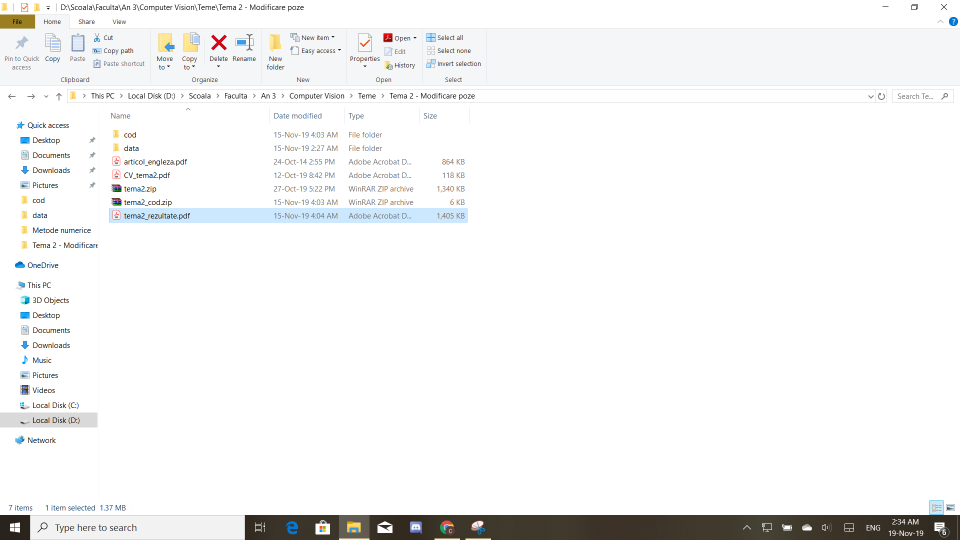
#> input picture Image Modification/Untitled.png, 1920 x 1080 px (shown at 1/2 size)
$ python -i Resize_Image.py   (imports and definitions only)
#> lines starting #> are read from the running program, lines starting #| are printed output that depends on the picture
#> further down, picture is the input picture: shape (1080, 1920, 3); mean B, G, R 243.9, 244.1, 243.9
import sys
import cv2 as cv
import numpy as np

from Parameters import *
from SelectPath import *

import pdb


def compute_energy(img):
    """
    calculeaza energia la fiecare pixel pe baza gradientului
    :param img: imaginea initiala
    :return:E - energia

    E[0] e la fel cu E[0,:]
    Laur: c = np.argmin(E[0,:])
    for i in range (1, E.shape?(n?))

    faci schema cu
    aici esti tu ->  []
    aici mergi    -1 0 1
    (cu greedy)
    """
    # urmati urmatorii pasi:
    # 1. transformati imagine in grayscale
    # 2. folositi filtru sobel pentru a calcula gradientul in directia X si Y
    # 3. calculati magnitudinea imaginii

    img_gray_scale = cv.cvtColor(img, cv.COLOR_BGR2GRAY);

    #de cautat totusi si codul pt SOBEL pe net
    grad_x = cv.Sobel(img_gray_scale, ddepth = cv.CV_16S, dx = 1, dy = 0, borderType = cv.BORDER_CONSTANT)
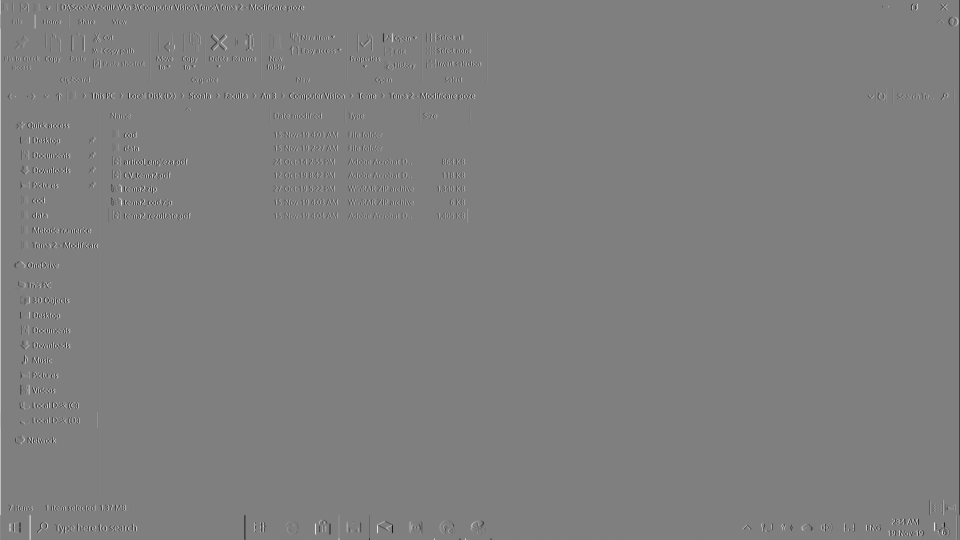
#> grad_x: shape (1080, 1920) int16 (shown at 1/2 size); min -1020, max 1020, mean 0; drawn with min black and max white
    grad_y = cv.Sobel(img_gray_scale, ddepth = cv.CV_16S, dx = 0, dy = 1, borderType = cv.BORDER_CONSTANT)

#E repr gradientii aka cat se sch un pixel de la unul la altul
    E = abs(grad_x) + abs(grad_y)
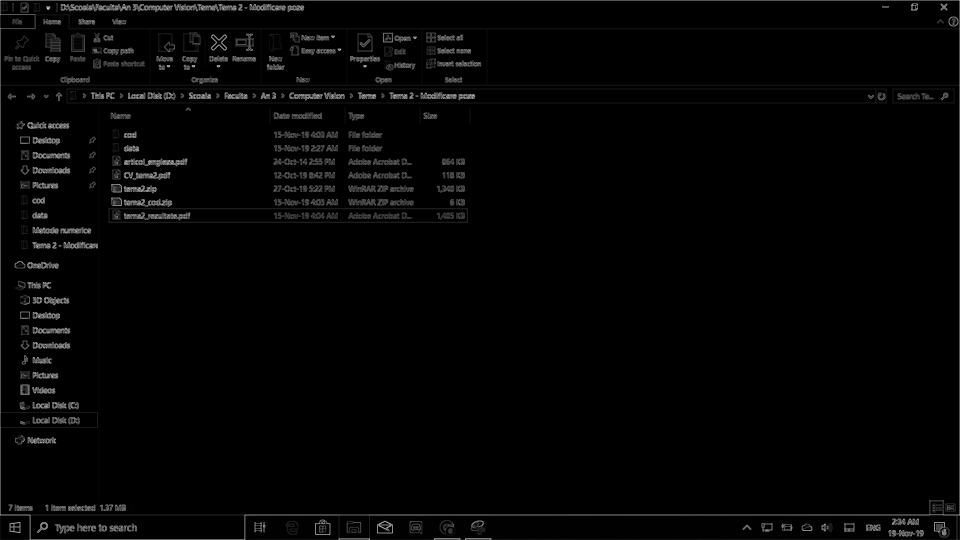
#> E: shape (1080, 1920) int16 (shown at 1/2 size); min 0, max 1530, mean 27.4; drawn with min black and max white
    # print(grad_y)
    # print(grad_x)

    cv.imwrite("poza.jpg", E)
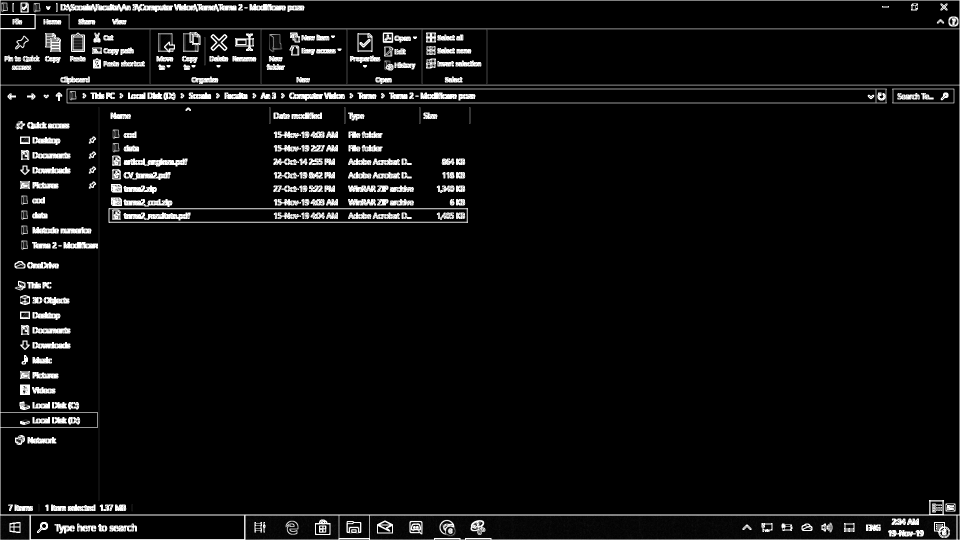
#> saved as poza.jpg: shape (1080, 1920) (shown at 1/2 size); min 0, max 255, mean 13.3
    return E


# [224 lines left out: functions show_path, decrease_width, delete_object, decrease_height, delete_path, add_path and 3 more, not called in this run]

>>> import cv2
>>> picture = cv2.imread('../Untitled.png')
>>> result = compute_energy(picture)
